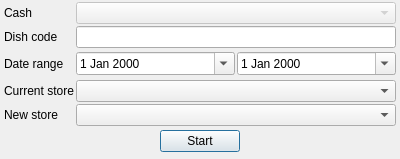
<?xml version="1.0" encoding="UTF-8"?>
<ui version="4.0">
 <class>DlgCorrectOutStoreOfSales</class>
 <widget class="QDialog" name="DlgCorrectOutStoreOfSales">
  <property name="geometry">
   <rect>
    <x>0</x>
    <y>0</y>
    <width>400</width>
    <height>159</height>
   </rect>
  </property>
  <property name="windowTitle">
   <string>Correct output</string>
  </property>
  <layout class="QVBoxLayout" name="verticalLayout">
   <property name="spacing">
    <number>2</number>
   </property>
   <property name="leftMargin">
    <number>2</number>
   </property>
   <property name="topMargin">
    <number>0</number>
   </property>
   <property name="rightMargin">
    <number>2</number>
   </property>
   <property name="bottomMargin">
    <number>2</number>
   </property>
   <item>
    <layout class="QGridLayout" name="gridLayout">
     <property name="leftMargin">
      <number>2</number>
     </property>
     <property name="topMargin">
      <number>2</number>
     </property>
     <property name="rightMargin">
      <number>2</number>
     </property>
     <property name="bottomMargin">
      <number>2</number>
     </property>
     <property name="horizontalSpacing">
      <number>2</number>
     </property>
     <item row="1" column="0">
      <widget class="QLabel" name="label">
       <property name="text">
        <string>Dish code</string>
       </property>
      </widget>
     </item>
     <item row="1" column="1">
      <widget class="QLineEdit" name="leDishCode"/>
     </item>
     <item row="3" column="1">
      <widget class="QPComboBox" name="cbCurrStore">
       <property name="fieldId" stdset="0">
        <string>ID</string>
       </property>
       <property name="fieldName" stdset="0">
        <string>NAME</string>
       </property>
       <property name="table" stdset="0">
        <string>ST_STORAGES</string>
       </property>
      </widget>
     </item>
     <item row="5" column="0" colspan="2">
      <widget class="QWidget" name="widget_2" native="true">
       <layout class="QHBoxLayout" name="horizontalLayout_2">
        <property name="spacing">
         <number>2</number>
        </property>
        <property name="leftMargin">
         <number>0</number>
        </property>
        <property name="topMargin">
         <number>0</number>
        </property>
        <property name="rightMargin">
         <number>0</number>
        </property>
        <property name="bottomMargin">
         <number>0</number>
        </property>
        <item>
         <spacer name="horizontalSpacer">
          <property name="orientation">
           <enum>Qt::Horizontal</enum>
          </property>
          <property name="sizeHint" stdset="0">
           <size>
            <width>155</width>
            <height>20</height>
           </size>
          </property>
         </spacer>
        </item>
        <item>
         <widget class="QPushButton" name="btnStart">
          <property name="text">
           <string>Start</string>
          </property>
         </widget>
        </item>
        <item>
         <spacer name="horizontalSpacer_2">
          <property name="orientation">
           <enum>Qt::Horizontal</enum>
          </property>
          <property name="sizeHint" stdset="0">
           <size>
            <width>154</width>
            <height>20</height>
           </size>
          </property>
         </spacer>
        </item>
       </layout>
      </widget>
     </item>
     <item row="2" column="0">
      <widget class="QLabel" name="label_4">
       <property name="text">
        <string>Date range</string>
       </property>
      </widget>
     </item>
     <item row="3" column="0">
      <widget class="QLabel" name="label_2">
       <property name="text">
        <string>Current store</string>
       </property>
      </widget>
     </item>
     <item row="4" column="0">
      <widget class="QLabel" name="label_3">
       <property name="text">
        <string>New store</string>
       </property>
      </widget>
     </item>
     <item row="4" column="1">
      <widget class="QPComboBox" name="cbNewStore">
       <property name="fieldId" stdset="0">
        <string>ID</string>
       </property>
       <property name="fieldName" stdset="0">
        <string>NAME</string>
       </property>
       <property name="table" stdset="0">
        <string>ST_STORAGES</string>
       </property>
      </widget>
     </item>
     <item row="2" column="1">
      <widget class="QWidget" name="widget" native="true">
       <layout class="QHBoxLayout" name="horizontalLayout">
        <property name="spacing">
         <number>2</number>
        </property>
        <property name="leftMargin">
         <number>0</number>
        </property>
        <property name="topMargin">
         <number>0</number>
        </property>
        <property name="rightMargin">
         <number>0</number>
        </property>
        <property name="bottomMargin">
         <number>0</number>
        </property>
        <item>
         <widget class="QDateEdit" name="deDate1">
          <property name="calendarPopup">
           <bool>true</bool>
          </property>
         </widget>
        </item>
        <item>
         <widget class="QDateEdit" name="deDate2">
          <property name="calendarPopup">
           <bool>true</bool>
          </property>
         </widget>
        </item>
       </layout>
      </widget>
     </item>
     <item row="0" column="1">
      <widget class="QPComboBox" name="cbCash">
       <property name="enabled">
        <bool>false</bool>
       </property>
       <property name="fieldId" stdset="0">
        <string>ID</string>
       </property>
       <property name="fieldName" stdset="0">
        <string>NAME</string>
       </property>
       <property name="table" stdset="0">
        <string>CASH</string>
       </property>
      </widget>
     </item>
     <item row="0" column="0">
      <widget class="QLabel" name="label_5">
       <property name="text">
        <string>Cash</string>
       </property>
      </widget>
     </item>
    </layout>
   </item>
  </layout>
 </widget>
 <customwidgets>
  <customwidget>
   <class>QPComboBox</class>
   <extends>QComboBox</extends>
   <header>qpcombobox.h</header>
  </customwidget>
 </customwidgets>
 <resources/>
 <connections/>
</ui>
